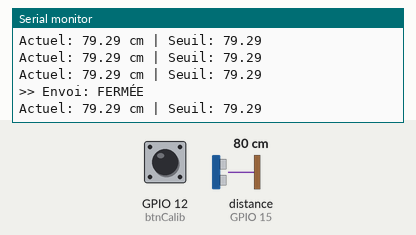
Recording of a sketch running on a simulated ESP32. On the bench: the last lines printed to the serial monitor. Wiring (inferred from the names in the program): ultrasonic range finder: trigger GPIO 4; echo GPIO 15. The test bench sets the inputs (shaded band); at power-on: distance to the obstacle (sensor on GPIO 15) 80 cm, GPIO 12 (btnCalib) HIGH. The echo pulse lasts 58.3 µs per cm; WiFi joins after 1.5 s; servers stay silent unless stated; uploads are accepted with an empty reply.

Above: at 3.7 s.
3.8 s: distance to the obstacle (sensor on GPIO 15) set to 2 cm
At 4.3 s:
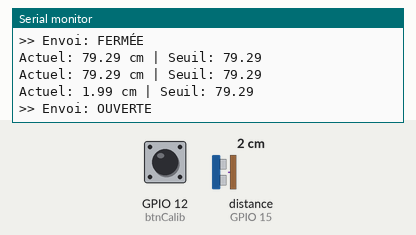
6.8 s: GPIO 12 (btnCalib) pulled LOW for 0.25 s
At 7.8 s:
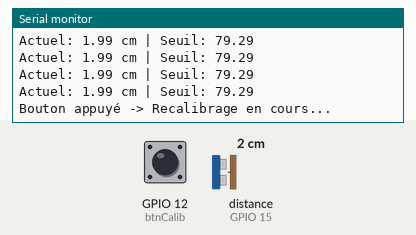
9.5 s: distance to the obstacle (sensor on GPIO 15) set to 4 cm
At 9.62 s:
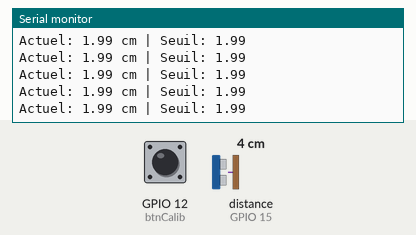
11.0 s: GPIO 12 (btnCalib) pulled LOW for 1 s
At 12.32 s:
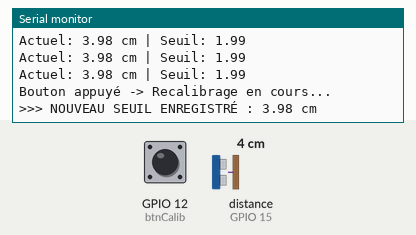
Timing chart, 0 to 14.0 s (numbered marks = the images above; inputs shaded):
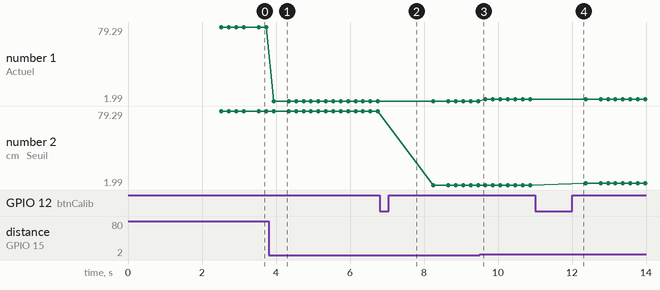

Measured:
- after the input at 3.8 s, the serial monitor: prints a new line after 0.14 s (image 1)
- after the input at 6.8 s, the serial monitor: prints a new line after 0.15 s (image 2)
- after the input at 11.0 s, the serial monitor: prints a new line after 0.07 s (image 4)
- plotted number 1: 79.29 → 1.99 after the input at 3.8 s, 1.99 → 3.98 after the input at 9.5 s

The sketch:

fenetre.ino
```cpp
#include <WiFi.h>
#include <HTTPClient.h>

// ================= A MODIFIER selon la personne qui partage le réseau =================
const char* ssid = "A35 de Victor";
const char* password = "safehome";

// ================= A MODIFIER selon l'IP de l'ESP32 principal sur le réseau =================
String serverIP = "10.38.36.91";
// ==============================================

// ================= PINS =================
const int trigPin = 4;
const int echoPin = 15;
const int btnCalib = 12;

// VARIABLES
float seuilFermeture = 0.0; // La distance de référence (fenêtre fermée)
bool fenetreEstOuverte = false;
bool oldFenetreState = false;

unsigned long lastSent = 0;

// ================= DISTANCE =================
float getDistance() {
  // Nettoyage
  digitalWrite(trigPin, LOW);
  delayMicroseconds(2);
  // Envoi
  digitalWrite(trigPin, HIGH);
  delayMicroseconds(10);
  digitalWrite(trigPin, LOW);

  // Lecture (Timeout 30ms pour éviter de bloquer)
  long duration = pulseIn(echoPin, HIGH, 30000);

  if (duration == 0) return -1.0; // Erreur de lecture
  return (duration * 0.034 / 2);
}

// ================= ENVOI FENETRE =================
void envoyerEtat(bool ouverte) {
  if(WiFi.status() == WL_CONNECTED){
    HTTPClient http;
    // On envoie sur la route /update_window
    String url = "http://" + serverIP + "/update_window?state=" + (ouverte ? "OPEN" : "CLOSED");

    http.begin(url);
    int httpCode = http.GET();
    http.end();

    if(httpCode > 0) Serial.println(ouverte ? ">> Envoi: OUVERTE" : ">> Envoi: FERMÉE");
    else Serial.println(">> Erreur WiFi");
  }
}

// ================= SETUP =================
void setup() {
  Serial.begin(115200);

  pinMode(trigPin, OUTPUT);
  pinMode(echoPin, INPUT);
  pinMode(btnCalib, INPUT_PULLUP);

  Serial.println("\n--- Module Fenêtre Démarré ---");

  // Connexion WiFi
  WiFi.begin(ssid, password);
  while (WiFi.status() != WL_CONNECTED) {
    delay(500);
    Serial.print(".");
  }
  Serial.println("\nWiFi Connecté !");

  // Calibrage initial automatique
  Serial.println("Mesure initiale...");
  delay(1000);
  float dist = getDistance();
  if (dist > 0) {
    seuilFermeture = dist;
    Serial.print("Calibrage auto : Fenêtre fermée à ");
    Serial.print(seuilFermeture);
    Serial.println(" cm");
  }
}

// ================= LOOP =================
void loop() {
  // 1. GESTION DU BOUTON CALIBRAGE (D12)
  if (digitalRead(btnCalib) == LOW) {
    Serial.println("Bouton appuyé -> Recalibrage en cours...");
    delay(1000); // On attend que tu retires ta main

    // On prend 3 mesures pour être précis
    float d1 = getDistance(); delay(50);
    float d2 = getDistance(); delay(50);
    float d3 = getDistance();

    if(d1 > 0 && d2 > 0 && d3 > 0) {
      seuilFermeture = (d1 + d2 + d3) / 3.0;
      Serial.print(">>> NOUVEAU SEUIL ENREGISTRÉ : ");
      Serial.print(seuilFermeture);
      Serial.println(" cm");

      // On force l'envoi de l'état "FERMÉ" tout de suite
      fenetreEstOuverte = false;
      envoyerEtat(false);
    } else {
      Serial.println("Erreur mesure pendant calibrage !");
    }
  }

  // 2. LOGIQUE D'OUVERTURE
  float distanceActuelle = getDistance();

  if (distanceActuelle > 0) { // Si la lecture est valide

    // LOGIQUE DEMANDÉE : Distance > Seuil + 2cm
    if ((distanceActuelle > (seuilFermeture + 2.0))||(distanceActuelle < (seuilFermeture - 2.0))) {
      fenetreEstOuverte = true;
    } else {
      fenetreEstOuverte = false;
    }

    Serial.print("Actuel: ");
    Serial.print(distanceActuelle);
    Serial.print(" cm | Seuil: ");
    Serial.println(seuilFermeture);
  }

  // 3. ENVOI AU MODULE PRINCIPAL
  // On envoie si l'état change OU toutes les 3 secondes (Heartbeat)
  unsigned long currentMillis = millis();
  if (fenetreEstOuverte != oldFenetreState || (currentMillis - lastSent > 3000)) {

    envoyerEtat(fenetreEstOuverte);

    oldFenetreState = fenetreEstOuverte;
    lastSent = currentMillis;
  }

  delay(200); // Pause
}
```
